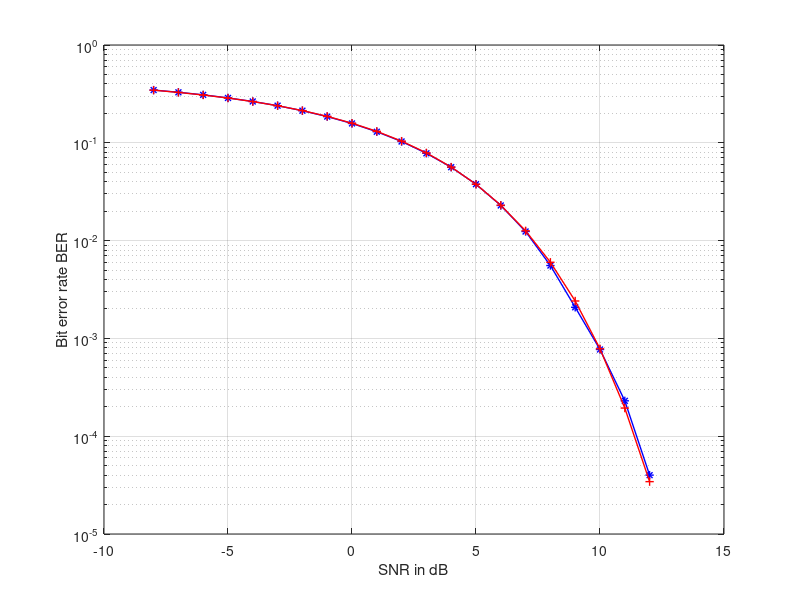

This chart was generated by the following MATLAB code: (Note: this script raises an error after producing the figure.)
clc;
clear all;
close all;
SNRdB= -8:1:12;
SNR= 10.^(SNRdB/10);
N=10^5;
x= randsrc(1,N, [0,1]);
X_BPSK= 1- 2*x;
n= randn(1,N);
for k=1:length(SNR)
    y=(sqrt(SNR(k)) *X_BPSK)+n;
    noisy_bits=y.*X_BPSK;
    indices_corrupted= find((noisy_bits)<0);
    Num_of_corrupted(k)= length(find(indices_corrupted));
end
ber= Num_of_corrupted/N;
figure;
practical=semilogy(SNRdB, ber, 'b*-','LineWidth',1);
hold on;
theoretical=qfunc(sqrt(SNR));
theo=semilogy(SNRdB,theoretical,'r+-','linewidth',1);
xlabel('SNR in dB');
ylabel('Bit error rate BER');
hold off;
grid on;
datacursormode on;
